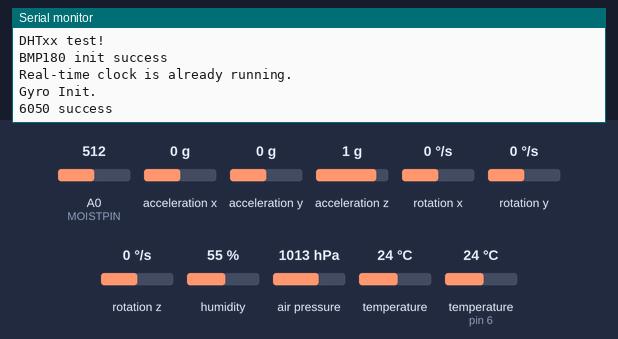
The sketch below on a simulated Arduino Uno, built with avr-gcc and run on an emulated ATmega328P. Parts: the last lines printed to the serial monitor. The inputs (shaded band) are chosen by the test bench; at power-on: rotation z 0 °/s, humidity 55 %, A0 (MOISTPIN) = 512, acceleration x 0 g, temperature (sensor on pin 6) 24 °C, acceleration y 0 g, acceleration z 1 g, rotation x 0 °/s, rotation y 0 °/s, air pressure 1013 hPa, temperature 24 °C. The local clock reads 2024-03-15 10:24:30 at power-on unless the sketch sets it.

Above: at 2.0 s.
2.1 s: rotation z set to -192 °/s
At 2.1 s:
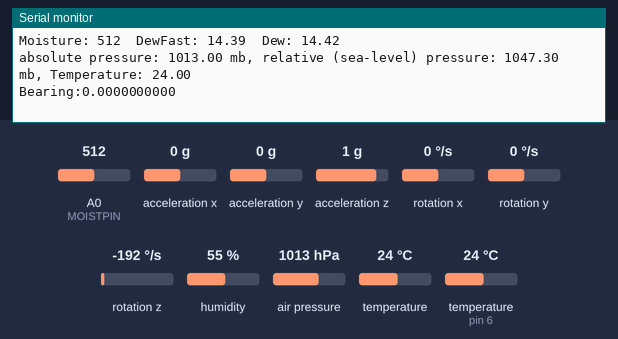
3.6 s: humidity set to 22 %
5.1 s: A0 (MOISTPIN) set to 716
At 6.3 s:
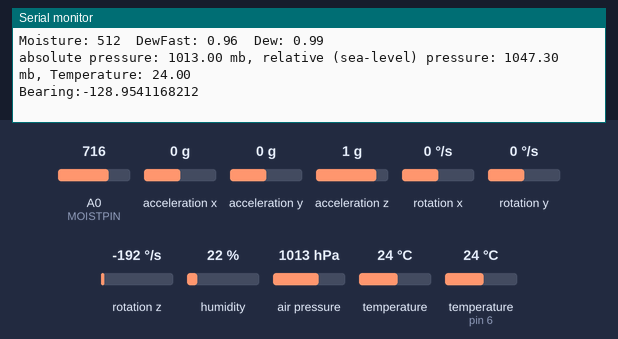
6.6 s: acceleration x set to -1.4 g
8.1 s: temperature (sensor on pin 6) set to 12 °C
At 9.5 s:
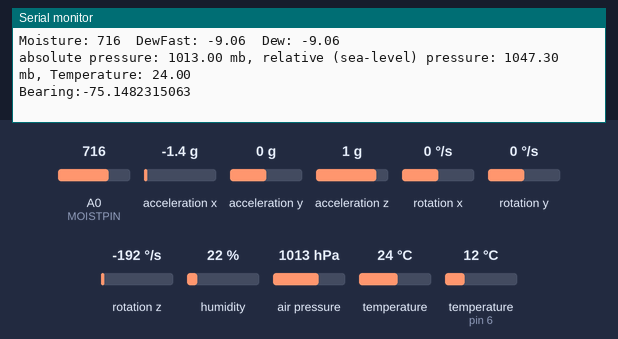

Measured:
- after the input at 8.1 s, the serial monitor: prints a new line after 1.1 s (image 3)

The sketch:

MeteoStation.ino
```cpp
// Example testing sketch for various DHT humidity/temperature sensors
// Written by ladyada, public domain
#include <Wire.h>
#include "I2Cdev.h"
#include "MPU6050_6Axis_MotionApps20.h"
#include "DHT.h"
#include <SFE_BMP180.h>
#include <RTClib.h>
#include "DspGyro.h"

#define DHTPIN 6     // what digital pin we're connected to
#define MOISTPIN A0   // analogPin for moisture
#define MPU6050_DEFAULT_ADDRESS     MPU6050_ADDRESS_AD0_HIGH


// Uncomment whatever type you're using!
//#define DHTTYPE DHT11   // DHT 11
#define DHTTYPE DHT22   // DHT 22  (AM2302), AM2321
//#define DHTTYPE DHT21   // DHT 21 (AM2301)

// Connect pin 1 (on the left) of the sensor to +5V
// NOTE: If using a board with 3.3V logic like an Arduino Due connect pin 1
// to 3.3V instead of 5V!
// Connect pin 2 of the sensor to whatever your DHTPIN is
// Connect pin 4 (on the right) of the sensor to GROUND
// Connect a 10K resistor from pin 2 (data) to pin 1 (power) of the sensor


// Initialize DHT sensor.
// Note that older versions of this library took an optional third parameter to
// tweak the timings for faster processors.  This parameter is no longer needed
// as the current DHT reading algorithm adjusts itself to work on faster procs.
DHT dht(DHTPIN, DHTTYPE);
SFE_BMP180 bmp;
RTC_DS1307 RTC;      // RTC Modul
DESP_Gyro gyro(MPU6050_ADDRESS_AD0_HIGH); //0x69 // address pin high (VCC)


double h,t,hic;
int moist;
double dew,dewf;

double relP,Pres,bmpTemp;
DateTime now;
float gp; //gyro position

#define ALTITUDE 280.0


void setup() {
  Serial.begin(115200);
  Serial.println("DHTxx test!");
  pinMode(moist, INPUT);

  dht.begin();

  if (bmp.begin())
    Serial.println("BMP180 init success");
  else
  {
    // Oops, something went wrong, this is usually a connection problem,
    // see the comments at the top of this sketch for the proper connections.

    Serial.println("BMP180 init fail\n\n");
  }

    // Initialisiere RTC
  RTC.begin();

   // Prüfen ob RTC läuft
  if (! RTC.isrunning()) {

    // Set the current date and time if the clock is not running yet
    RTC.adjust(DateTime(__DATE__, __TIME__));

    Serial.println("Real-time clock was started and set to system time.");
  }
  else Serial.println("Real-time clock is already running.");

  Serial.println("Gyro Init.");
  gyro.init();

}

//Celsius to Fahrenheit conversion
double Fahrenheit(double celsius)
{
  return 1.8 * celsius + 32;
}

//Celsius to Kelvin conversion
double Kelvin(double celsius)
{
  return celsius + 273.15;
}

// dewPoint function NOAA
// reference: http://wahiduddin.net/calc/density_algorithms.htm
double dewPoint(double celsius, double humidity)
{
  double A0= 373.15/(273.15 + celsius);
  double SUM = -7.90298 * (A0-1);
  SUM += 5.02808 * log10(A0);
  SUM += -1.3816e-7 * (pow(10, (11.344*(1-1/A0)))-1) ;
  SUM += 8.1328e-3 * (pow(10,(-3.49149*(A0-1)))-1) ;
  SUM += log10(1013.246);
  double VP = pow(10, SUM-3) * humidity;
  double T = log(VP/0.61078);   // temp var
  return (241.88 * T) / (17.558-T);
}

// delta max = 0.6544 wrt dewPoint()
// 5x faster than dewPoint()
// reference: http://en.wikipedia.org/wiki/Dew_point
double dewPointFast(double celsius, double humidity)
{
  double a = 17.271;
  double b = 237.7;
  double temp = (a * celsius) / (b + celsius) + log(humidity/100);
  double Td = (b * temp) / (a - temp);
  return Td;
}


boolean getHumTemp(){

  // Reading temperature or humidity takes about 250 milliseconds!
  // Sensor readings may also be up to 2 seconds 'old' (its a very slow sensor)
  h = dht.readHumidity();
  // Read temperature as Celsius (the default)
  t = dht.readTemperature();
  // Read temperature as Fahrenheit (isFahrenheit = true)
  //float f = dht.readTemperature(true);

  // Check if any reads failed and exit early (to try again).
  if (isnan(h) || isnan(t) ) {
    Serial.println("Failed to read from DHT sensor!");
    return false;
  }
  // Compute heat index in Celsius (isFahreheit = false)
  hic = dht.computeHeatIndex(t, h, false);

  return true;
}


void getMoisture(){

  // read the input on analog pin 0:
  moist = analogRead(MOISTPIN);


}


void getPressure(){
  char status;
  double T,P,p0,a;


  status = bmp.startTemperature();
  if (status != 0)
  {
    // Wait for the measurement to complete:
    delay(status);

    // Retrieve the completed temperature measurement:
    // Note that the measurement is stored in the variable T.
    // Function returns 1 if successful, 0 if failure.

    status = bmp.getTemperature(T);
    if (status != 0)
    {
      // Print out the measurement:
    //  Serial.print("temperature: ");
    //  Serial.print(T,2);
    //  Serial.print(" deg C, ");
    //  Serial.print((9.0/5.0)*T+32.0,2);
    //  Serial.println(" deg F");

      bmpTemp=T;
      // Start a pressure measurement:
      // The parameter is the oversampling setting, from 0 to 3 (highest res, longest wait).
      // If request is successful, the number of ms to wait is returned.
      // If request is unsuccessful, 0 is returned.

      status = bmp.startPressure(3);
      if (status != 0)
      {
        // Wait for the measurement to complete:
        delay(status);

        // Retrieve the completed pressure measurement:
        // Note that the measurement is stored in the variable P.
        // Note also that the function requires the previous temperature measurement (T).
        // (If temperature is stable, you can do one temperature measurement for a number of pressure measurements.)
        // Function returns 1 if successful, 0 if failure.

        status = bmp.getPressure(P,T);
        if (status != 0)
        {
          // Print out the measurement:
         // Serial.print("absolute pressure: ");
         // Serial.print(P,2);
         // Serial.print(" mb, ");
         // Serial.print(P*0.0295333727,2);
         // Serial.println(" inHg");

          Pres=P;
          // The pressure sensor returns abolute pressure, which varies with altitude.
          // To remove the effects of altitude, use the sealevel function and your current altitude.
          // This number is commonly used in weather reports.
          // Parameters: P = absolute pressure in mb, ALTITUDE = current altitude in m.
          // Result: p0 = sea-level compensated pressure in mb

          p0 = bmp.sealevel(P,ALTITUDE); // we're at 1655 meters (Boulder, CO)
          //Serial.print("relative (sea-level) pressure: ");
          //Serial.print(p0,2);
          //Serial.print(" mb, ");
          //Serial.print(p0*0.0295333727,2);
          //Serial.println(" inHg");

          relP=p0;


          // On the other hand, if you want to determine your altitude from the pressure reading,
          // use the altitude function along with a baseline pressure (sea-level or other).
          // Parameters: P = absolute pressure in mb, p0 = baseline pressure in mb.
          // Result: a = altitude in m.

       //   a = bmp.altitude(P,p0);
        //  Serial.print("computed altitude: ");
         // Serial.print(a,0);
         // Serial.print(" meters, ");
         // Serial.print(a*3.28084,0);
         // Serial.println(" feet");}
        }
        else Serial.println("error retrieving pressure measurement\n");
      }
      else Serial.println("error starting pressure measurement\n");
    }
    else Serial.println("error retrieving temperature measurement\n");
  }
  else Serial.println("error starting temperature measurement\n");


}

void prnSensors(){
  Serial.print("Humidity: ");
  Serial.print(h);
  Serial.print(" %\t");
  Serial.print("Temperature: ");
  Serial.print(t);
  Serial.print(" *C ");
  Serial.print("Heat index: ");
  Serial.print(hic);
  Serial.println(" *C ");
  Serial.print("Moisture: ");  Serial.print(moist);
  Serial.print("\tDewFast: ");  Serial.print(dewf);
  Serial.print("\tDew: ");  Serial.print(dew);
  Serial.println(" ");
  Serial.print("absolute pressure: ");
  Serial.print(Pres,2);
  Serial.print(" mb, ");
  Serial.print("relative (sea-level) pressure: ");
  Serial.print(relP,2);
  Serial.print(" mb, ");
  Serial.print("Temperature: ");
  Serial.print(bmpTemp);
  Serial.println(" ");
}


void getDTime(){

  now=RTC.now(); // aktuelle Zeit abrufen

}


// Wochentag ermitteln
String get_day_of_week(uint8_t dow){

  String dows="  ";
  switch(dow){
   case 0: dows="Su"; break;
   case 1: dows="Mo"; break;
   case 2: dows="Tu"; break;
   case 3: dows="We"; break;
   case 4: dows="Th"; break;
   case 5: dows="Fr"; break;
   case 6: dows="Sa"; break;
  }

  return dows;
}

void prnDateTime() {

 // Wochentag, Tag.Monat.Jahr
  Serial.print(get_day_of_week(now.dayOfWeek()));
  Serial.print(", ");
  if(now.day()<10)Serial.print(0);
  Serial.print(now.day(),DEC);
  Serial.print(".");
  if(now.month()<10)Serial.print(0);
  Serial.print(now.month(),DEC);
  Serial.print(".");
  Serial.print(now.year(),DEC);
  Serial.print("    ");
  // Stunde:Minute:Sekunde
  if(now.hour()<10)Serial.print(0);
  Serial.print(now.hour(),DEC);
  Serial.print(":");
  if(now.minute()<10)Serial.print(0);
  Serial.print(now.minute(),DEC);
  Serial.print(":");
  if(now.second()<10)Serial.print(0);
  Serial.println(now.second(),DEC);

}


unsigned long prevtime=0;

bool everySecs(int secs){

 getDTime();

 if (( now.get() - prevtime)>secs ) {

   prevtime = now.get();
   return true;
 }


 return false;
}

void getGyro(){
  gyro.getGyroSettings(false);
  gp=gyro.curbearing;
}

void prnGyro(){
 Serial.print("Bearing:");
 Serial.println(gp,DEC);
}


void loop() {
  // Wait a few seconds between measurements.

  delay(1000);

 if (everySecs(3)) {
  getHumTemp();
  getMoisture();
  dewf=dewPointFast(t,h);
  dew=dewPoint(t,h);
  getPressure();
  getDTime();
  getGyro();

  prnDateTime();
  prnSensors();
  prnGyro();
  Serial.println(" ");
 }

}
```
